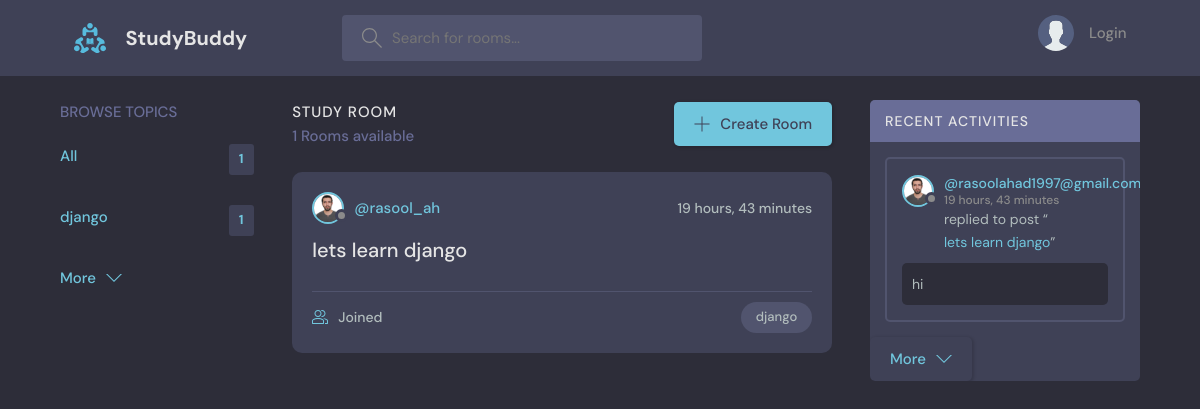
Before: / with the older database file.
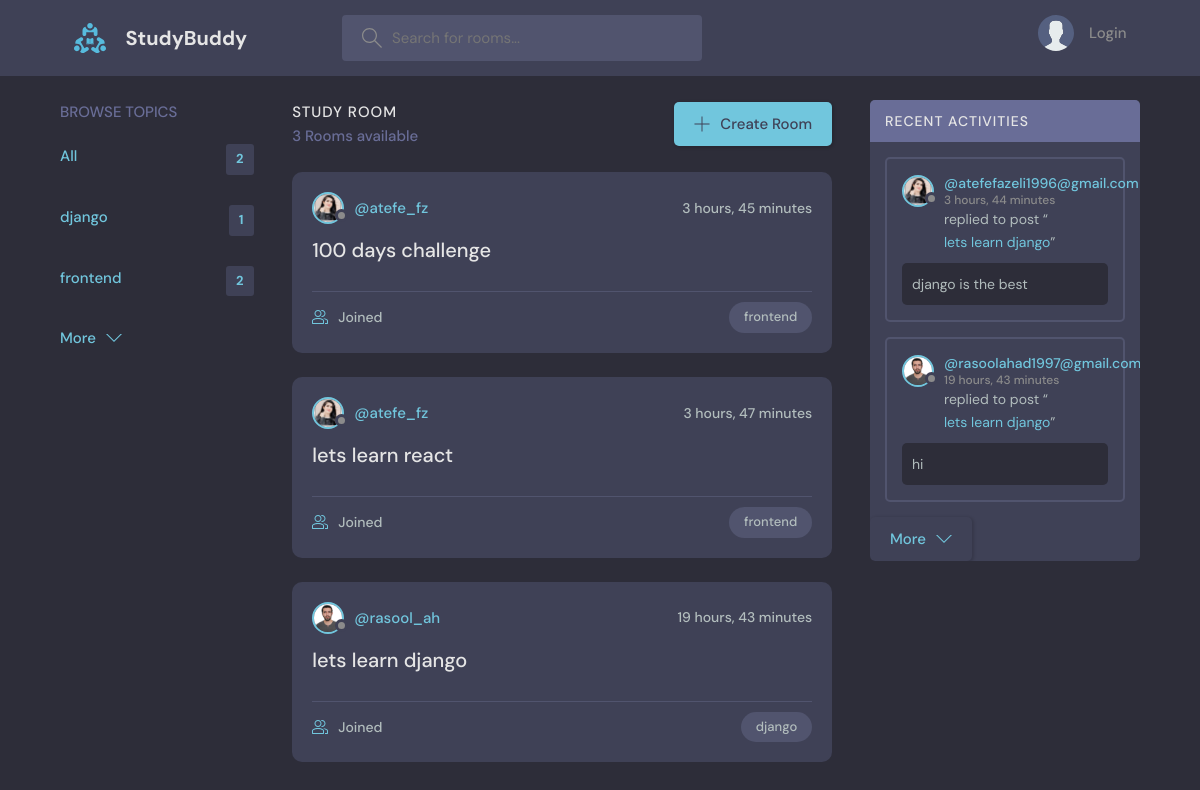
After: the same page with the newer database file.
### base/models.py (models this page shows, shortened)
class Topic(models.Model):
    name = models.CharField(_("name"), max_length=200)
    class Meta:
        verbose_name = 'topic'
        verbose_name_plural = 'topics'

class Room(models.Model):
    host = models.ForeignKey(User, verbose_name=_("host"), on_delete=models.SET_NULL, null=True)
    topic = models.ForeignKey("base.Topic", verbose_name=_("topic"), on_delete=models.SET_NULL, null=True)
    name = models.CharField(_("name"), max_length=200)
    description = models.TextField(_("description"), null=True, blank=True)
    participant = models.ManyToManyField(User, related_name="participant" , verbose_name=_("participants"))
    updated = models.DateTimeField(_("update"), auto_now=True)
    created = models.DateTimeField(_("create"), auto_now_add=True)
    def __str__(self):
        return self.name
    class Meta:
        db_table = 'Room'
        verbose_name = 'room'
        verbose_name_plural = 'rooms'
        ordering = ["-updated","-created"]

class User(AbstractUser):
    name = models.CharField( max_length=200, null=True)
    email = models.EmailField(unique=True, null=True)
    bio = models.TextField(null=True)
    avatar = models.ImageField(null= True, default="avatar.svg")
    USERNAME_FIELD = 'email'
    REQUIRED_FIELDS = []

class Message(models.Model):
    user = models.ForeignKey(User, verbose_name=_("user"), on_delete=models.CASCADE)
    room = models.ForeignKey("base.Room", verbose_name=_("room"), on_delete=models.CASCADE)
    body = models.TextField(_("body"))
    updated = models.DateTimeField(_("update"), auto_now=True)
    created = models.DateTimeField(_("create"), auto_now_add=True)
    class Meta:
        ordering = ["-updated","-created"]
    def __str__(self):
        return self.body[:50]

### base/views.py (the view)
# urls.py: path("", views.home, name="home"),
def home(request):
    search = request.GET.get("q", "")
    rooms = Room.objects.filter(Q(topic__name__icontains=search) |
                                Q(host__username__icontains=search) |
                                Q(description__icontains=search))
    activities = Message.objects.filter(Q(room__topic__name__icontains=search))[0:5]
    topic = Topic.objects.all()[0:5]
    count = rooms.count()
    context = {"rooms": rooms, "topics": topic, "count": count,"activities":activities}
    return render(request, "base/home.html", context)

### base/templates/base/home.html (shortened to what this page needs)
{% extends "main.html" %}
{% block content %}
    <main class="layout layout--3">
      <div class="container">
            {% include "base/topics_component.html" %}
        <div class="roomList">
          <div class="roomList__header">
            <div>
              <h2>Study Room</h2>
              <p>{{count}} Rooms available</p>
            </div>
            <a class="btn btn--main" href="{% url 'create-room' %}">
              <svg version="1.1" xmlns="http://www.w3.org/2000/svg" width="32" height="32" viewBox="0 0 32 32">
                <title>add</title>
                <path
                  d="M16.943 0.943h-1.885v14.115h-14.115v1.885h14.115v14.115h1.885v-14.115h14.115v-1.885h-14.115v-14.115z"
                ></path>
              </svg>
              Create Room
            </a>
          </div>
          {% include "base/feed_component.html" %}
        </div>
        {% include "base/activity_component.html" %}
      </div>
    </main>
{% endblock %}

### base/templates/base/topics_component.html
<div class="topics">
    <div class="topics__header">
      <h2>Browse Topics</h2>
    </div>
    <ul class="topics__list">
      <li>
        <a href="{% url 'home' %}" class="active">All <span>{{topics.count}}</span></a>
      </li>
      {% for topic in topics  %}
      <li>
        <a href="{% url 'home'%}?q={{topic.name}} " class="active">{{topic.name}} <span>{{topic.room_set.all.count}}</span></a>
      </li>
      {% endfor %}
    </ul>
    <a class="btn btn--link" href="{% url 'topics' %}">
      More
      <svg version="1.1" xmlns="http://www.w3.org/2000/svg" width="32" height="32" viewBox="0 0 32 32">
        <title>chevron-down</title>
        <path d="M16 21l-13-13h-3l16 16 16-16h-3l-13 13z"></path>
      </svg>
    </a>
  </div>

### base/templates/base/feed_component.html (shortened to what this page needs)
{% for room in rooms  %}
<div class="roomListRoom">
    <div class="roomListRoom__header">
      <a href="{% url 'user-profile' room.host.id %}" class="roomListRoom__author">
        <div class="avatar avatar--small">
          <img src="{{ room.host.avatar.url }}" />
        </div>
        <span>@{{room.host.username}}</span>
      </a>
      <div class="roomListRoom__actions">
        <span>{{room.created | timesince}}</span>
      </div>
    </div>
    <div class="roomListRoom__content">
      <a href="{% url 'room' room.id %}">{{ room.name }}</a>
    </div>
    <div class="roomListRoom__meta">
      <a href="{% url 'room' room.id %}" class="roomListRoom__joined">
        {{room.participants.all.count}} Joined
      </a>
      <p class="roomListRoom__topic">{{room.topic.name}}</p>
    </div>
  </div>
  {% endfor %}

### base/templates/base/activity_component.html (shortened to what this page needs)
<div class="activities">
  <div class="activities__header">
    <h2>Recent Activities</h2>
  </div>
  {% for activity in activities  %}
  <div class="activities__box">
    <div class="activities__boxHeader roomListRoom__header">
      <a href="{% url 'user-profile' activity.user.id %}" class="roomListRoom__author">
        <div class="avatar avatar--small">
          <img src="{{ activity.user.avatar.url }}" />
        </div>
        <p>
          @{{activity.user}}
          <span>{{activity.created|timesince}}</span>
        </p>
      </a>
    </div>
    <div class="activities__boxContent">
      <p>replied to post “<a href="{% url 'room' activity.room.id %}">{{activity.room}}</a>”</p>
      <div class="activities__boxRoomContent">
       {{activity}}
      </div>
    </div>
  </div>
  {% endfor %}
  <a class="btn btn--linka" href="{% url 'activity' %}">
    More
    <svg version="1.1" xmlns="http://www.w3.org/2000/svg" width="32" height="32" viewBox="0 0 32 32">
      <title>chevron-down</title>
      <path d="M16 21l-13-13h-3l16 16 16-16h-3l-13 13z"></path>
    </svg>
  </a>
</div>

Changed rows visible on the page:
added Topic: name "frontend", room_set.all.count "2"
added Room: host.avatar (picture), host.username "atefe_fz", created "3 hours, 45 minutes", name "100 days challenge", topic.name "frontend"
added Room: host.avatar (picture), host.username "atefe_fz", created "3 hours, 47 minutes", name "lets learn react", topic.name "frontend"
added Message: user.avatar (picture), user "atefefazeli1996@gmail.com", created "3 hours, 44 minutes", room "lets learn django", body "django is the best"
Other visible differences:
{{ topics.count }}: "1" → "2"
{{ count }}: "1" → "3"
